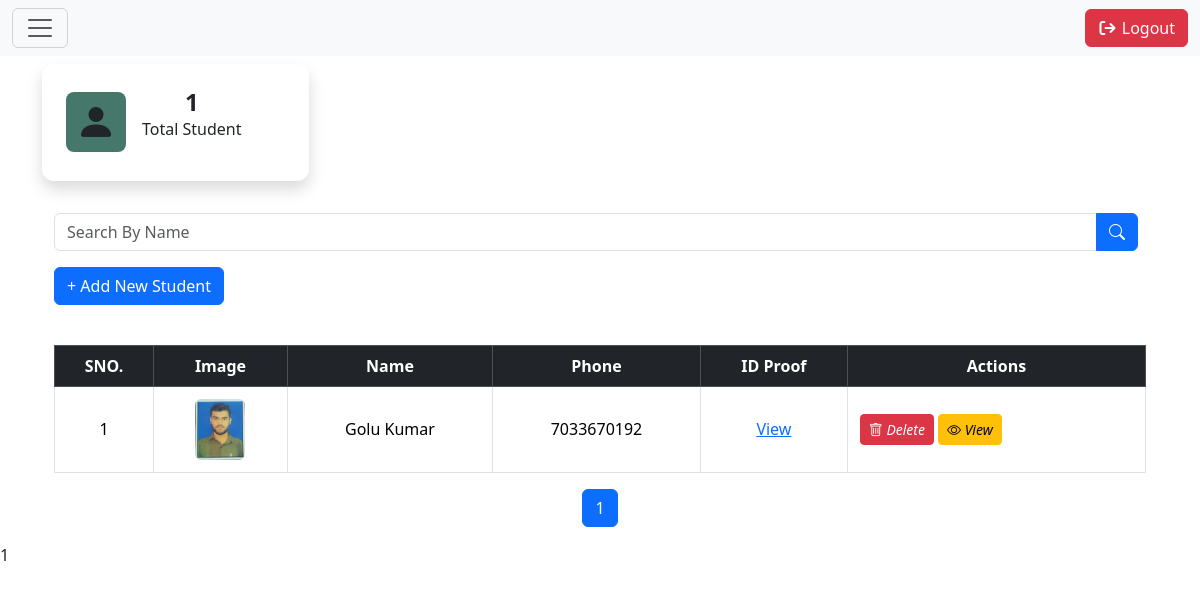
Screenshot of /LibraryStudyCenter/Admin/Student.php (signed in) with the database file from the repository.
### tables this page shows
CREATE TABLE `student_info` (
  `student_id` int(11) NOT NULL,
  `student_name` varchar(50) DEFAULT NULL,
  `firstname` varchar(20) DEFAULT NULL,
  `lastname` varchar(20) DEFAULT NULL,
  `student_email` varchar(100) DEFAULT NULL,
  `student_phone` varchar(15) DEFAULT NULL,
  `student_gender` varchar(20) DEFAULT NULL,
  `student_dob` date NOT NULL,
  `identity_type` varchar(50) NOT NULL,
  `student_id_proof` varchar(255) DEFAULT NULL,
  `student_image` varchar(255) DEFAULT NULL,
  `corresponding_address` varchar(255) DEFAULT NULL,
  `tem_city` varchar(50) DEFAULT NULL,
  `tem_state` varchar(50) DEFAULT NULL,
  `tem_pincode` varchar(10) DEFAULT NULL,
  `permanent_address` varchar(255) DEFAULT NULL,
  `p_city` varchar(50) DEFAULT NULL,
  `p_state` varchar(50) DEFAULT NULL,
  `p_pincode` varchar(10) DEFAULT NULL,
  `created_at` datetime DEFAULT current_timestamp()
);

### LibraryStudyCenter/Admin/Student.php (the view, shortened to what this page needs)
<?php
    require "../database.php";
?>
       <main class="main mt-3 g-3" >
           <div class="row g-3 mt-2">
               <?php
               $sql = "SELECT COUNT(*) AS TOTAL FROM student_info";
               $stmt = mysqli_prepare($conn, $sql);
               if ($stmt) {
                   mysqli_stmt_execute($stmt);
                   $result = mysqli_stmt_get_result($stmt);
                   $row = mysqli_fetch_assoc($result);
                   $total = $row['TOTAL'];
               } else {
                   echo "Error: " . mysqli_error($conn);
                   exit;
               }
               ?>
            <div class="col-lg-3 col-md-6">
               <div class="card border-0 shadow p-4" style="border-radius: 12px;">
                   <div class="d-flex align-items-center justify-content-between">
                       <div class="d-flex align-items-center">
                           <div class="rounded-3 d-flex align-items-center justify-content-center me-3"
                               style="width: 60px; height: 60px; background-color: #46776b;">
                               <i class="bi bi-person-fill fs-1 text-dark"></i>
                           </div>
                           <div>
                               <h4 class="fw-bold text-center mb-0 text-dark">
                                   <?php echo $total; ?>
                               </h4>
                               <p>Total Student</p>
                           </div>
                       </div>
                   </div>
               </div>
           </div>
           </div>
           <div class="container-fluid" id="allstudents">
               <div class="row mt-3 g-3">
                   <div class="col-lg-12">
                       <div class="input-group mb-3">
                           <input type="text" class="form-control" placeholder="Search By Name">
                           <button class="btn btn-primary me-2"><i class="bi bi-search"></i></button>
                       </div>
                       <a href="addstudent.php" class="btn btn-primary mb-3" >
                       + Add New Student
                       </a>
                       <?php
                           $limit=5;
                           $page=isset($_GET['page'])?(int)$_GET['page']:1;
                           $offset = ($page - 1) * $limit;
                           $countstd=mysqli_prepare($conn,"SELECT COUNT(*) AS total FROM student_info");
                           mysqli_stmt_execute($countstd);
                           $total=mysqli_stmt_get_result($countstd);
                           $totalrow=mysqli_fetch_assoc($total);
                           $totalstudent=$totalrow['total'];
                           $totalPages = ceil($totalstudent / $limit);
                           $limit=(int)$limit;
                           $sql=mysqli_query($conn,"SELECT * FROM student_info WHERE student_id !=31 ORDER BY created_at DESC LIMIT $limit OFFSET $offset");
                           if($sql && mysqli_num_rows($sql)>0){
                               $sno=$offset;
                                echo "<div class='table-responsive mt-4'>";
                               echo"<table class='table table-bordered text-center align-middle'>";
                               echo "<thead class='table-dark p-3' >";
                                   echo "<tr>";
                                        echo"  <th>SNO.</th>";
                                       echo"  <th>Image</th>";
                                       echo"  <th>Name</th>";
                                       echo"  <th>Phone</th>";
                                       echo"  <th>ID Proof</th>";
                                       echo"  <th>Actions</th>";
                                   echo "</tr>";
                                   echo "</thead>";
                                   echo" <tbody>";
                                       while($row=mysqli_fetch_assoc($sql)){
                                           $sno=$sno+1;
                                           $id=$row['student_id'];
                                           $img=$row['student_image'];
                                           $idproof= $row['student_id_proof'];
                                           echo " <tr>";
                                                       echo"<td>".$sno."</td>";
                                                      echo "<td>
                                                           <img src='../ImgUploads/$img' width='50' class='rounded' id='studentimg' alt='Student Photo'>
                                                       </td>";
                                                      echo" <td>". $row['student_name']."</td>";
                                                      echo" <td>". $row['student_phone']."</td>";
                                                      echo" <td>
                                                      <a href='../uploads/$idproof' > View</a>
                                                      </td>";
                                                      echo" <td>";
                                                               echo"<div class='d-flex flex-wrap gap-1'>";
                                                              echo" <a href='delete_student.php?id=$id' onclick='return confirm('Are you sure?')'  class='btn btn-danger btn-sm'><i class='bi bi-trash'> Delete</i></a>";
                                                               echo" <a href='student_details.php?id=$id' class='btn btn-warning btn-sm'><i class='bi bi-eye'> View</i></a>";
                                                           echo"</div>";
                                                       echo"</td>";
                                                   echo"</tr>";
                                       }
                               echo" </tbody>";
                               echo" </table>";
                               echo "</div>";
                           }
                       ?>
                       <div class="d-flex justify-content-center align-items-center">
                           <nav>
                               <ul class="pagination justify-content-center">
                                   <?php for ($i = 1; $i <= $totalPages; $i++): ?>
                                       <li class="page-item <?= ($i == $page) ? 'active' : '' ?>">
                                           <a class="page-link" href="?page=<?= $i ?>"><?= $i ?></a>
                                       </li>
                                   <?php endfor; ?>
                               </ul>
                           </nav>
                       </div>
                   </div>
               </div>
           </div>
       </main>
   <?=require_once "footer.php"?>

### LibraryStudyCenter/Admin/style.css (style rules this page uses)
.card { cursor: pointer; }
.table { cursor: pointer; }
.table td { padding:12px; }

### rows the page displays
student_info: student_image (picture), student_name "Golu Kumar", student_phone "7033670192"

### other values shown
$total "1"
